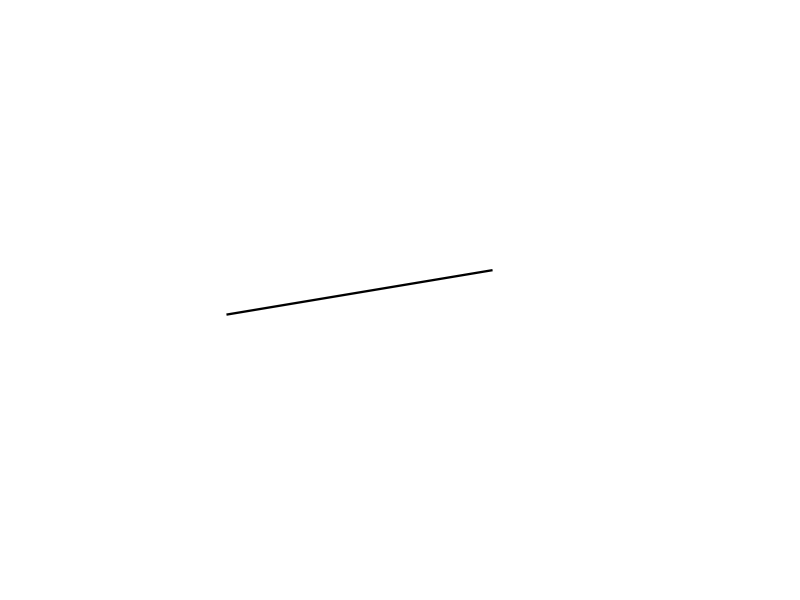

This chart was generated by the following MATLAB code: (Note: this script raises an error after producing the figure.)
function pp3d

figHeight = 5;      % height of figure in tex file
figWidth = 8;       % width of figure in tex file

hh = figHeight*1.2;         % sizing factor
zAxRatio = .58;             % extra sizing factor
va = [1.81,-.011,.011];     % camera position
swManColor = .65*[1,1,1];   % switching manifold colour
faceAlpha = .8;             % opacity

xMin = -3;
xMax = 1.2;
yMin = -.001;
yMax = .0004;
zMin = -.001;
zMax = .002;

xAxMin = -2.7;
xAxMax = 1.16;
yAxMin = -.0019;
yAxMax = .0017;
zAxMin = -.0027;
zAxMax = .0027;

ySwManMin = -.001;
ySwManMax = .001;
zSwManMin = -.002;
zSwManMax = .002;

sR = .00005;
sN = 15;
[sx,sy,sz] = sphere(sN);
sx = .35*sx*(xMax-xMin)/(zMax-zMin);
sy = .5*sy*(yMax-yMin)/(zMax-zMin);

X_star = [4.08000065e-01 -3.99840064e-04 -2.36640038e-04];
Y_star = [-2.50100040e+00  4.00160064e-04  1.40056022e-03];
DATA = importdata('pp_3D.csv');

%%%%%%%%%%%%%%%%%%%%%%%%%%%%%%%%%%%%%%%%%%%%%%%%%%%%%%%%%%%%
figure(1)
clf
hold on
set(gcf,'Position',[500,300,420*figWidth/figHeight,420])
set(gca,'Position',[-.13,.17,1.12,.74],...
        'CameraPosition',va,...
        'Clipping','off')
axis([xMin,xMax,yMin,yMax,zMin,zMax])
axis off

% axes
arrSize = .13/hh;
plot3(xAxMin+[0,.98*(xAxMax-xAxMin)],[0,0],[0,0],'k-','LineWidth',10/hh)
ARR = getArrow3dNew([xAxMin,xAxMax;0,0;0,0]',2,1,arrSize,xMax-xMin,yMax-yMin,zMax-zMin,va,...
    zAxRatio,get(gca,'Position'),get(gcf,'Position'),.5,.5,0);
fill3(ARR([2,1,4],1),ARR([2,1,4],2),ARR([2,1,4],3),'k',...
    'EdgeColor','none')

plot3([0,0],yAxMin+[0,.98*(yAxMax-yAxMin)],[0,0],'k-','LineWidth',10/hh)
ARR = getArrow3dNew([0,0;yAxMin,yAxMax;0,0]',2,1,arrSize,xMax-xMin,yMax-yMin,zMax-zMin,va,...
    zAxRatio,get(gca,'Position'),get(gcf,'Position'),.5,.5,0);
fill3(ARR([2,1,4],1),ARR([2,1,4],2),ARR([2,1,4],3),'k',...
    'EdgeColor','none')

plot3([0,0],[0,0],zAxMin+[0,.98*(zAxMax-zAxMin)],'k-','LineWidth',10/hh)
ARR = getArrow3dNew([0,0;0,0;zAxMin,zAxMax]',2,1,arrSize,xMax-xMin,yMax-yMin,zMax-zMin,va,...
    zAxRatio,get(gca,'Position'),get(gcf,'Position'),.5,.5,0);
fill3(ARR([2,1,4],1),ARR([2,1,4],2),ARR([2,1,4],3),'k',...
    'EdgeColor','none')

% switching manifold
fill3([0,0,0,0],[ySwManMin,ySwManMin,ySwManMax,ySwManMax],[zSwManMin,zSwManMax,zSwManMax,zSwManMin],swManColor,...
    'EdgeColor','none','FaceAlpha',faceAlpha)

% attractor
ind0 = 50;   % remove transient
DATA = DATA(ind0:end,:);
plot3(DATA(:,1),DATA(:,2),DATA(:,3),'k.','MarkerSize',25/hh)

% fixed points
surf(X_star(1)+sR*sx,X_star(2)+sR*sy,X_star(3)+sR*sz,'FaceColor','k')
surf(Y_star(1)+sR*sx,Y_star(2)+sR*sy,Y_star(3)+sR*sz,'FaceColor','k')

% labels
text(xAxMax+.03,0,0,'$x_1$','Interpreter','latex','FontSize',116/hh)
text(-.07,yAxMax+.0002,0,'$x_2$','Interpreter','latex','FontSize',116/hh)
text(-.07,0,zAxMax+.0002,'$x_3$','Interpreter','latex','FontSize',116/hh)
text(X_star(1)-.02,X_star(2),X_star(3)-.00029,'$X$','Interpreter','latex','FontSize',116/hh)
text(Y_star(1)+.05,Y_star(2),Y_star(3)-.00004,'$Y$','Interpreter','latex','FontSize',116/hh)
text(.03,ySwManMin,zSwManMax-.0002,'$\Sigma$','Interpreter','latex','FontSize',116/hh)
